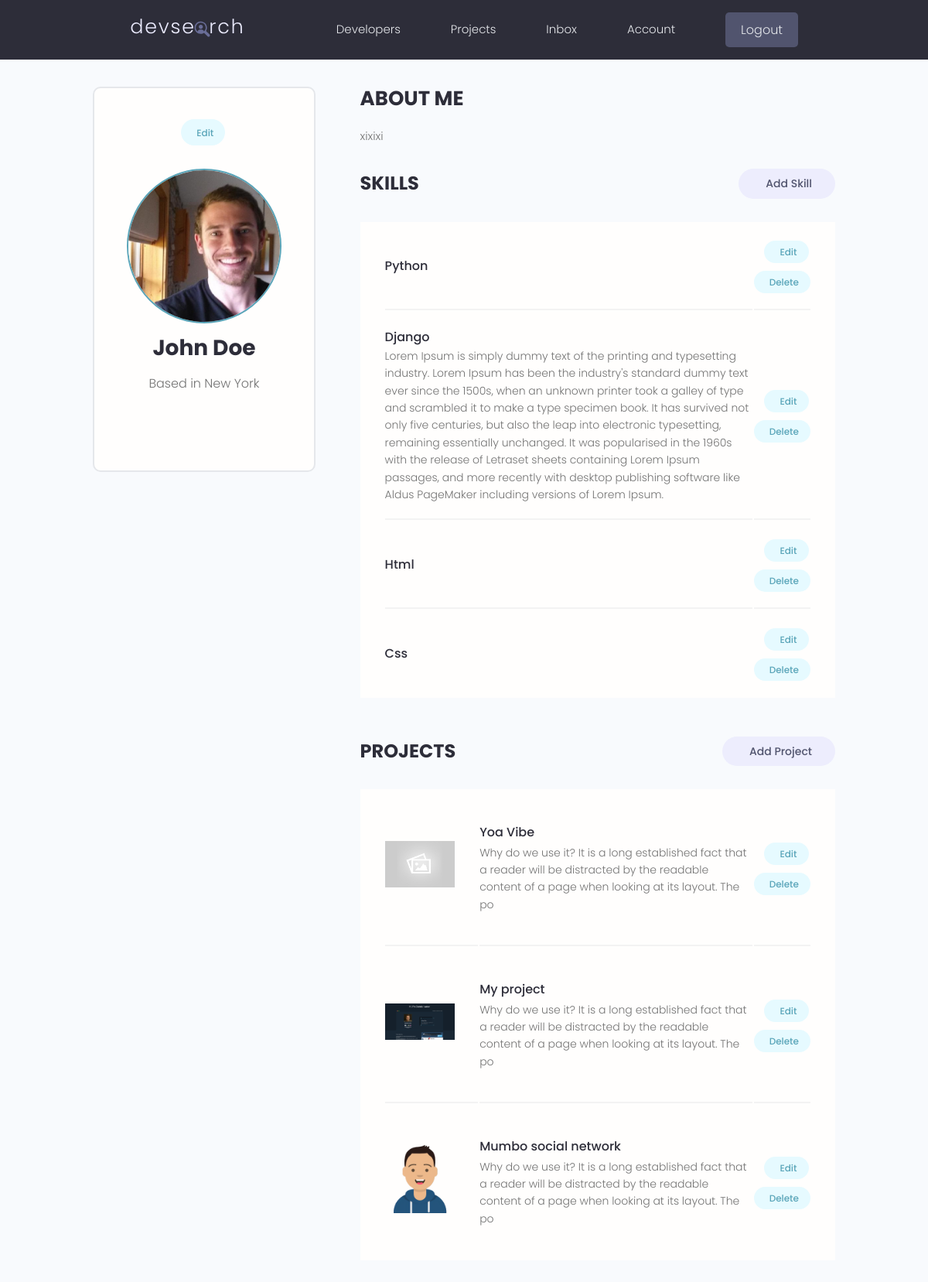
/account/ (signed in), run on the app's committed database.
### users/models.py (models this page shows, shortened)
class Profile(models.Model):
    user = models.OneToOneField(User, on_delete=models.CASCADE, null=True, blank=True)
    name = models.CharField(max_length=200, blank=True, null=True)
    email = models.EmailField(max_length=500, blank=True, null=True)
    username = models.CharField(max_length=200, blank=True, null=True)
    location = models.CharField(max_length=200, blank=True, null=True)
    short_intro = models.CharField(max_length=200, blank=True, null=True)
    bio = models.TextField(blank=True, null=True)
    profile_image = models.ImageField(null=True, blank=True, upload_to='profiles/', default='profiles/user-default.png')
    social_github = models.CharField(max_length=200, blank=True, null=True)
    social_twiter = models.CharField(max_length=200, blank=True, null=True)
    social_linkedin = models.CharField(max_length=200, blank=True, null=True)
    social_youtube = models.CharField(max_length=200, blank=True, null=True)
    social_website = models.CharField(max_length=200, blank=True, null=True)
    created = models.DateTimeField(auto_now_add=True)
    id = models.UUIDField(default=uuid.uuid4, unique=True,
                          primary_key=True, editable=False)

class Skill(models.Model):
    owner = models.ForeignKey(Profile, on_delete=models.CASCADE, null=True, blank=True)
    name = models.CharField(max_length=200, blank=True, null=True)
    description = models.TextField(null=True, blank=True)
    created = models.DateTimeField(auto_now_add=True)
    id = models.UUIDField(default=uuid.uuid4, unique=True,
                          primary_key=True, editable=False)

### projects/models.py (models this page shows, shortened)
class Project(models.Model):
    owner = models.ForeignKey(Profile, null=True, blank=True, on_delete=models.SET_NULL)
    title = models.CharField(max_length=200)
    description = models.TextField(null=True, blank=True)
    featured_image = models.ImageField(null=True, blank=True, default="default.jpg")
    demo_link = models.CharField(max_length=2000, null=True, blank=True)
    source_link = models.CharField(max_length=2000, null=True, blank=True)
    tags = models.ManyToManyField('Tag', blank=True)
    vote_total = models.IntegerField(default=0, null=True, blank=True)
    vote_ratio = models.IntegerField(default=0, null=True, blank=True)
    created = models.DateTimeField(auto_now_add=True)
    id = models.UUIDField(default=uuid.uuid4, unique=True,
                          primary_key=True, editable=False)
    class Meta:
        ordering = ['-vote_ratio', '-vote_total']

### users/views.py (the view)
# urls.py: path('account/', views.userAccount, name='account'),
@login_required(login_url='login')
def userAccount(request):
    profile = request.user.profile
    skills = profile.skill_set.all()
    projects = profile.project_set.all()
    context = {
        'profile': profile,
        'skills': skills,
        'projects' : projects
    }
    return render(request, 'users/account.html', context)

### users/templates/users/account.html (shortened to what this page needs)
{% extends 'main.html' %} {% block content %}
<main class="settingsPage profile my-md">
  <div class="container">
    <div class="layout">
      <div class="column column--1of3">
        <div class="card text-center">
          <div class="card__body dev">
            <a
              class="tag tag--pill tag--main settings__btn"
              href="{% url 'edit-account' %}"
              > Edit</a
            >
            <img
              class="avatar avatar--xl dev__avatar"
              src="{{profile.profile_image.url}}"
            />
            <h2 class="dev__name">{{profile.name}}</h2>
            <p class="dev__location">Based in {{profile.location}}</p>
          </div>
        </div>
      </div>
      <div class="column column--2of3">
        <div class="devInfo">
          <h3 class="devInfo__title">About Me</h3>
          <p class="devInfo__about">{{profile.bio}}</p>
        </div>
        <div class="settings">
          <h3 class="settings__title">Skills</h3>
          <a
            class="tag tag--pill tag--sub settings__btn tag--lg"
            href="{% url 'create-skill' %}"
            > Add Skill</a
          >
        </div>
        <table class="settings__table">
          {% for skill in skills %}
          <tr>
            <td class="settings__tableInfo">
              <h4>{{skill.name}}</h4>
              <p>{{skill.description}}</p>
            </td>
            <td class="settings__tableActions">
              <a
                class="tag tag--pill tag--main settings__btn"
                href="{% url 'update-skill' skill.id %}"
                > Edit</a
              >
              <a
                class="tag tag--pill tag--main settings__btn"
                href="{% url 'delete-skill' skill.id %}?next=/account"
                > Delete</a
              >
            </td>
          </tr>
          {% endfor %}
        </table>
        <div class="settings">
          <h3 class="settings__title">Projects</h3>
          <a
            class="tag tag--pill tag--sub settings__btn tag--lg"
            href="{% url 'create-project' %}"
            > Add Project</a
          >
        </div>
        <table class="settings__table">
          {% for project in projects %}
          <tr>
            <td class="settings__thumbnail">
              <a href="{% url 'project' project.id %}"
                ><img
                  src="{{project.featured_image.url}}"
                  alt="Project Thumbnail"
              /></a>
            </td>
            <td class="settings__tableInfo">
              <a href="{% url 'project' project.id %}">{{project.title}}</a>
              <p>{{project.description|slice:"150"}}</p>
            </td>
            <td class="settings__tableActions">
              <a
                class="tag tag--pill tag--main settings__btn"
                href="{% url 'update-project' project.id %}"
                > Edit</a
              >
              <a
                class="tag tag--pill tag--main settings__btn"
                href="{% url 'delete-project' project.id %}?next=/account"
                > Delete</a
              >
            </td>
          </tr>
          {% endfor %}
        </table>
      </div>
    </div>
  </div>
</main>
{% endblock content %}

### static/styles/app.css (style rules this page uses)
:root { --color-sub: #2d2d39; }
.card { border: 2px solid var(--color-light); }
img { width: 100%; }
.profile .card > .dev { padding: 4rem; }
.dev__avatar { display: block; margin: auto; }
.dev__name { color: var(--color-sub); font-size: 2.8rem; font-weight: 700; margin-top: 1rem; margin-bottom: 0.5rem; }
.dev__location { margin-top: 1rem; }
.devInfo { margin-bottom: 3rem; }
.devInfo__title, .devInfo__subtitle { font-size: 2.6rem; color: var(--color-sub); text-transform: uppercase; font-weight: 700; margin-bottom: 1.5rem; }
.devInfo__about, .devSkill__info { font-size: 1.45rem; line-height: 1.7; text-align: justify; }
.settingsPage .dev > .settings__btn { display: inline-block; margin-bottom: 3rem; }
.settings { display: flex; justify-content: space-between; align-items: center; }
.settings__title { font-size: 2.4rem; text-transform: uppercase; font-weight: 700; color: var(--color-sub); }
.settings__table { margin-top: 3rem; margin-bottom: 5rem; padding: 0 3rem; background: var(--color-white); }
.settings__table tr { width: 100%; }
.settings__table tr > td { padding: 2rem 0; }
.settings__table tr:not(:last-child) td { border-bottom: 2px solid var(--color-white-light); }
.settings__thumbnail { width: 23%; min-width: 10rem; }
.settings__thumbnail img { padding-right: 3rem; height: 15rem; object-fit: contain; }
.settings__tableInfo { width: 100%; }
.settings__tableInfo h4, .settings__tableInfo a { padding-right: 1rem; width: auto; font-size: 1.6rem; font-weight: 500; color: var(--color-sub); }
.settings__tableInfo p { font-size: 1.4rem; }
.settings__tableActions { text-align: right; }

### static/uikit/styles/modules/_variables.css (style rules this page uses)
:root { --color-main: #5aa5b9; --color-main-light: #e6faff; --color-sub: #3f4156; --color-sub-light: #51546e; --color-sub-lighter: #ededfd; --color-text: #737373; --color-gray: #8b8b8b; --color-light: #e5e7eb; --color-light-gray: #767676; --color-bg: #f8fafd; --color-white: #fffefd; --color-white-light: #f3f3f3; --color-success: #359e64; --color-success-bg: #def8e8; --color-error: #fc4b0b; --color-error-bg: #fff2ee; --font-base: 'Poppins', arial, helvetica, 'Segoe UI', roboto, ubuntu, sans-serif; --font-monospace: 'Fira Code', 'Courier New', courier, monospace; --font-regular: 300; --font-medium: 500; --font-bold: 700; --generic-shadow: 1px 1px 5px #00000010; --generic-transition: all 0.3s ease-in-out; }

### static/uikit/styles/modules/_base.css (style rules this page uses)
* { margin: 0; padding: 0; box-sizing: border-box; text-rendering: optimizeLegibility; color: inherit; font-size: inherit; }
html { font-size: 50%; }
@media only screen and (min-width: 480px) { html { font-size: 56.25%; } }
@media only screen and (min-width: 1200px) { html { font-size: 62.5%; } }
body { line-height: 1.6; font-weight: 400; font-size: 1.5rem; color: var(--color-text); background-color: var(--color-bg); min-height: 100vh; }

### static/uikit/styles/modules/_typography.css (style rules this page uses)
* { font-family: var(--font-base); }
h2 { font-size: 3.6rem; font-weight: var(--font-bold); }
h3 { font-size: 3.2rem; font-weight: var(--font-medium); }
h4 { font-size: 2.8rem; font-weight: var(--font-medium); }
p, span, strong { font-size: 1.6rem; color: var(--color-text); font-weight: var(--font-regular); }
a { padding-bottom: 2px; text-decoration: none; display: inline-block; color: var(--color-main); font-weight: var(--font-medium); }

### static/uikit/styles/modules/_utilities.css (style rules this page uses)
.container { width: 92%; max-width: 165rem; margin: 0 auto; box-sizing: border-box; }
@media screen and (min-width: 1000px) { .container { width: 90%; } }
@media screen and (min-width: 1200px) { .container { width: 80%; } }
.text-center { text-align: center; }
.my-md { margin: 3rem auto; }

### static/uikit/styles/modules/_avatar.css (style rules this page uses)
.avatar { border-radius: 50%; border: 2px solid var(--color-main); object-fit: cover; }
.avatar--xl { height: 20rem; width: 20rem; }

### static/uikit/styles/modules/_card.css (style rules this page uses)
.card { border-radius: 1rem; background-color: var(--color-white); border: 1.5px solid var(--color-light); width: auto; height: auto; margin-top: 0.5rem; margin-bottom: 0.5rem; overflow: hidden; }
.card__body, .card__header { padding: 2rem 2.5rem; }

### static/uikit/styles/modules/_layout.css (style rules this page uses)
.layout { display: flex; flex-flow: row wrap; justify-content: space-between; }
.layout > .column { margin-bottom: 3rem; }
.layout > .column.column--1of3 { flex-basis: 30%; }
.layout > .column.column--2of3 { flex-basis: 64%; }

### data on the page
Profile: profile_image (picture), name "John Doe", location "New York", bio "xixixi"
Skill: name "Python"
Skill: name "Django", description "Lorem Ipsum is simply dummy text of the printing and typesetting industry. Lorem Ipsum has been the industry's standard dummy text ever since the 1500s, when an unknown printer took a galley of type and scrambled it to make a type specimen book. It has survived not only five centuries, but also the leap into electronic typesetting, remaining essentially unchanged. It was popularised in the 1960s with the release of Letraset sheets containing Lorem Ipsum passages, and more recently with desktop publishing software like Aldus PageMaker including versions of Lorem Ipsum."
Skill: name "Html"
Skill: name "Css"
Project: featured_image (placeholder picture), title "Yoa Vibe", description "Why do we use it? It is a long established fact that a reader will be distracted by the readable content of a page when looking at its layout. The po"
Project: featured_image (picture), title "My project", description "Why do we use it? It is a long established fact that a reader will be distracted by the readable content of a page when looking at its layout. The po"
Project: featured_image (picture), title "Mumbo social network", description "Why do we use it? It is a long established fact that a reader will be distracted by the readable content of a page when looking at its layout. The po"
